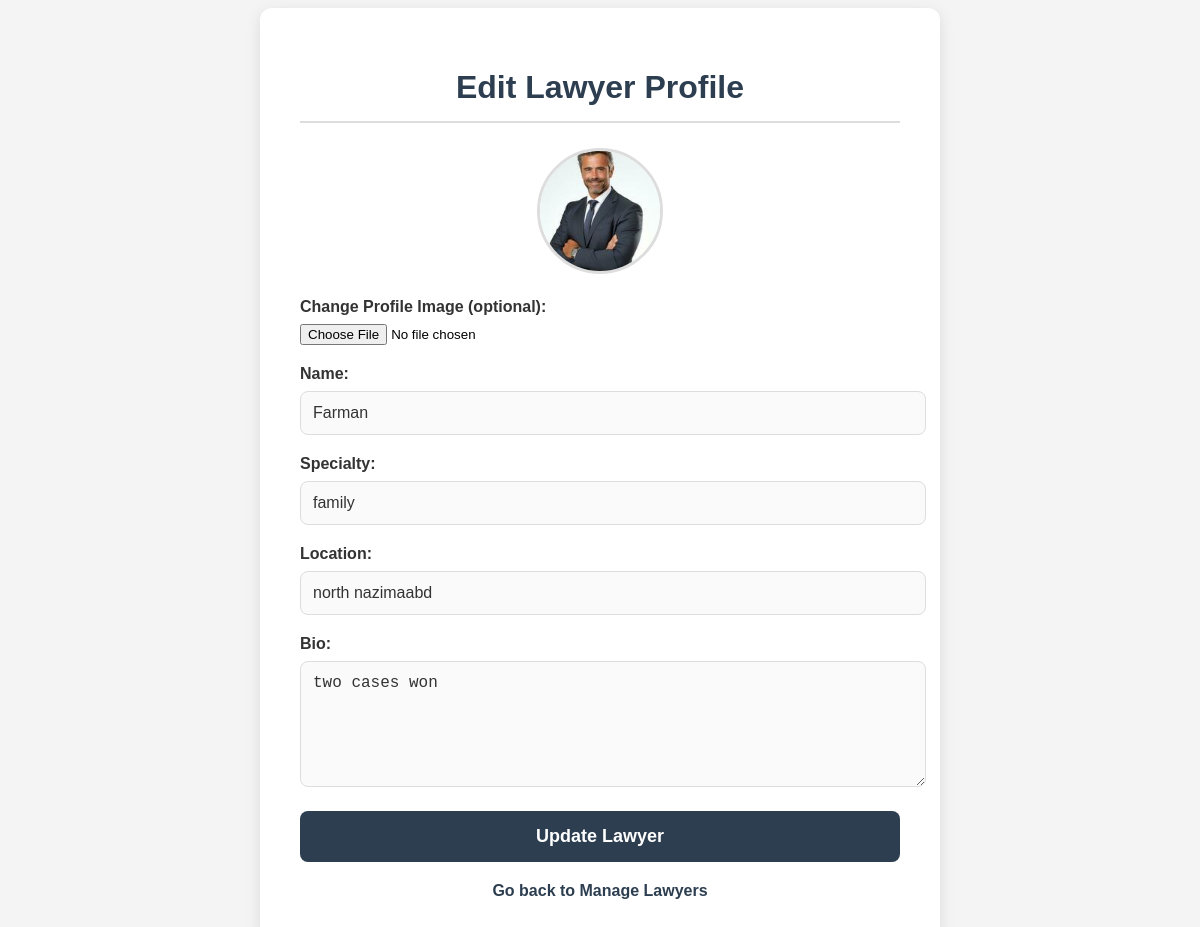
Page /admin/edit_lawyer.php?id=14 (signed in) on the committed database.
### tables this page shows
CREATE TABLE `lawyers` (
  `id` int(11) NOT NULL,
  `name` varchar(255) NOT NULL,
  `profile_image` varchar(255) DEFAULT NULL,
  `email` varchar(255) NOT NULL,
  `password` varchar(255) NOT NULL,
  `specialty` varchar(255) NOT NULL,
  `location` varchar(255) NOT NULL,
  `bio` text DEFAULT NULL,
  `created_at` timestamp NOT NULL DEFAULT current_timestamp(),
  `profile_pic` varchar(255) DEFAULT NULL
);

### admin/edit_lawyer.php (the view, shortened to what this page needs)
<?php
include '../includes/db.php';
$lawyer_id = $_GET['id'];
$sql = "SELECT * FROM lawyers WHERE id = ?";
$stmt = $conn->prepare($sql);
$stmt->bind_param("i", $lawyer_id);
$stmt->execute();
$result = $stmt->get_result();
$lawyer = $result->fetch_assoc();
?>
<!DOCTYPE html>
<html lang="en">
<head>
<link rel="stylesheet" href="https://cdnjs.cloudflare.com/ajax/libs/font-awesome/6.0.0-beta3/css/all.min.css">
</head>
<body>
<div class="container">
    <h1>Edit Lawyer Profile</h1>
    <div class="profile-preview">
        <img src="../uploads/<?= htmlspecialchars($lawyer['profile_image'] ?: 'default-user.png') ?>" alt="Profile Image">
    </div>
    <form action="edit_lawyer.php?id=<?= htmlspecialchars($lawyer_id) ?>" method="POST" enctype="multipart/form-data">
        <div class="form-group">
            <label for="profile_image">Change Profile Image (optional):</label>
            <input type="file" name="profile_image" accept="image/*">
        </div>
        <div class="form-group">
            <label>Name:</label>
            <input type="text" name="name" value="<?= htmlspecialchars($lawyer['name']) ?>" required>
        </div>
        <div class="form-group">
            <label>Specialty:</label>
            <input type="text" name="specialty" value="<?= htmlspecialchars($lawyer['specialty']) ?>" required>
        </div>
        <div class="form-group">
            <label>Location:</label>
            <input type="text" name="location" value="<?= htmlspecialchars($lawyer['location']) ?>" required>
        </div>
        <div class="form-group">
            <label>Bio:</label>
            <textarea name="bio"><?= htmlspecialchars($lawyer['bio']) ?></textarea>
        </div>
        <button type="submit">Update Lawyer</button>
    </form>
    <a href="manage_lawyers.php" class="back-link">Go back to Manage Lawyers</a>
</div>
</body>
</html>

### admin/edit_lawyer.php (style rules this page uses)
:root { --bg-color: #f4f4f4; --card-bg-color: #ffffff; --text-color: #333333; --form-bg-color: #fafafa; --border-color: #dddddd; --button-color: #2c3e50; --button-hover-color: #1a252f; }
body { font-family: Arial, sans-serif; background-color: var(--bg-color); display: flex; justify-content: center; align-items: center; min-height: 100vh; }
.container { width: 100%; max-width: 600px; padding: 40px; background-color: var(--card-bg-color); border-radius: 12px; box-shadow: 0 4px 15px rgba(0, 0, 0, 0.1); }
h1 { text-align: center; margin-bottom: 25px; color: var(--button-color); border-bottom: 2px solid var(--border-color); padding-bottom: 15px; }
.form-group { margin-bottom: 20px; }
label { display: block; margin-bottom: 8px; font-weight: bold; color: var(--text-color); }
input[type="text"], textarea { width: 100%; padding: 12px; border: 1px solid var(--border-color); border-radius: 8px; background-color: var(--form-bg-color); color: var(--text-color); font-size: 16px; transition: border-color 0.3s ease; }
textarea { resize: vertical; min-height: 100px; }
button { width: 100%; padding: 15px; border: none; border-radius: 8px; background-color: var(--button-color); color: white; font-size: 18px; font-weight: bold; cursor: pointer; transition: background-color 0.3s ease; }
.profile-preview { text-align: center; margin-bottom: 20px; }
.profile-preview img { width: 120px; height: 120px; border-radius: 50%; border: 3px solid #ddd; object-fit: cover; }
.back-link { display: block; text-align: center; margin-top: 20px; color: var(--button-color); text-decoration: none; font-weight: bold; }

### rows in the picture
lawyers: profile_image (picture), name "Farman", specialty "family", location "north nazimaabd", bio "two cases won"
